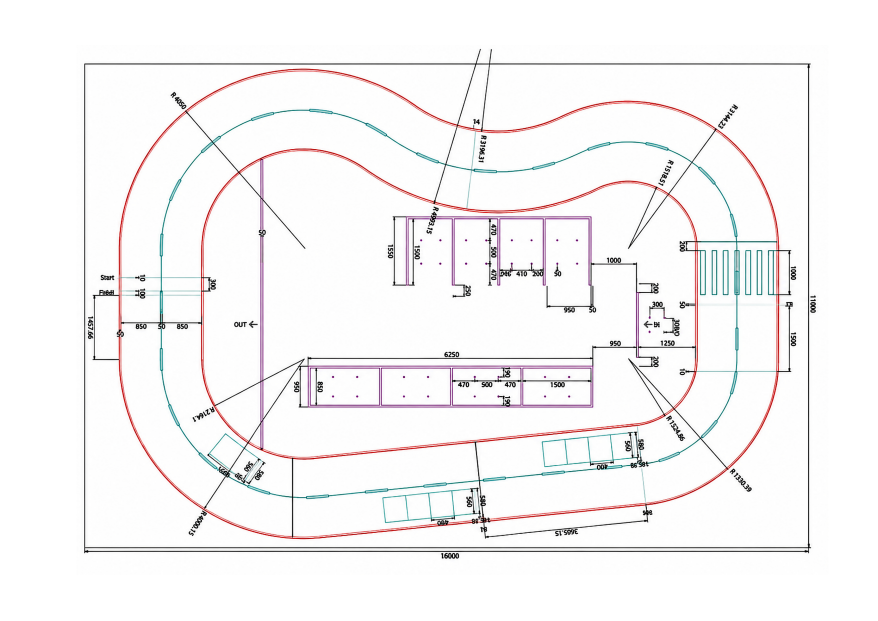
#> input picture demo/track/tools/drawing_ccw.png, 3509 x 2484 px (shown at 1/4 size)
$ python edge_repaint.py ../../../demo/track/tools/drawing_ccw.png out.png
#> lines starting #> are read from the running program, lines starting #| are printed output that depends on the picture; after the words box and inside, x2 and y2 are one past the last pixel; in counts of white or black regions, pixels touching at a corner belong together
"""Unity 바닥 그림(image.png)의 바깥 도로 경계 흰 선을 도면(drawing_ccw.png) 빨간 선 위치로 다시 그림.
실제 매트 실측(2026-11-22, 위 테두리~바깥 선 x≈5 m: 15 cm)이 도면과 일치 → 도면 기준.
나머지 그림(차선 점선, 주차칸 등)은 건드리지 않음. 다시 실행해도 결과는 거의 같음(이미 맞으면 변화 없음).
사용: python3 edge_repaint.py <입력 image.png> <출력 png>"""
import cv2, numpy as np, sys
from scipy.ndimage import map_coordinates, median_filter, gaussian_filter1d
DRAW = "/home/yeoeun/demo/track/tools/drawing_ccw.png"
CL = "/home/yeoeun/demo/track/lane2_centerline.csv"
X0, YT, YB, XR = 338.5, 255.0, 2205.0, 3234.0          # 도면 픽셀 ↔ 16×11 m 매트
PPM = 150
src = cv2.imread(sys.argv[1], cv2.IMREAD_UNCHANGED); H, W = src.shape[:2]
#> further down, src is the input picture: shape (2484, 3509, 3); mean B, G, R 245.4, 245, 246.5
#> after `H, W = src.shape[:2]`: H = 2484; W = 3509
xs = (np.arange(16 * PPM) + 0.5) / PPM; ys = 11 - (np.arange(11 * PPM) + 0.5) / PPM; X, Y = np.meshgrid(xs, ys)
d = cv2.remap(cv2.imread(DRAW), (X / 16 * (XR - X0) + X0).astype(np.float32), (YB - Y / 11 * (YB - YT)).astype(np.float32), cv2.INTER_LINEAR)
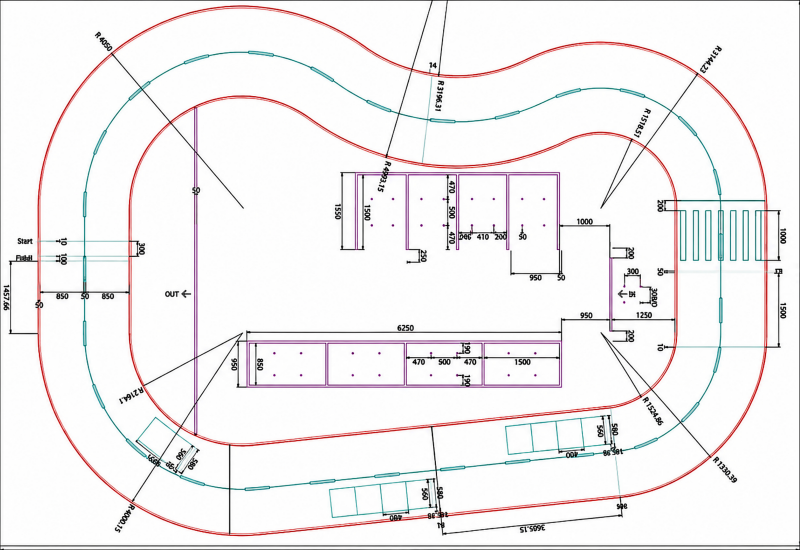
#> d: shape (1650, 2400, 3) (shown at 1/3 size); mean B, G, R 241.2, 240.6, 242.9
h = cv2.cvtColor(d, cv2.COLOR_BGR2HSV)
#> h: shape (1650, 2400, 3); mean H, S, V 18, 7.8, 244.3
red = (((h[..., 0] < 8) | (h[..., 0] > 165)) & (h[..., 1] > 90) & (h[..., 2] > 80)).astype(np.float32)
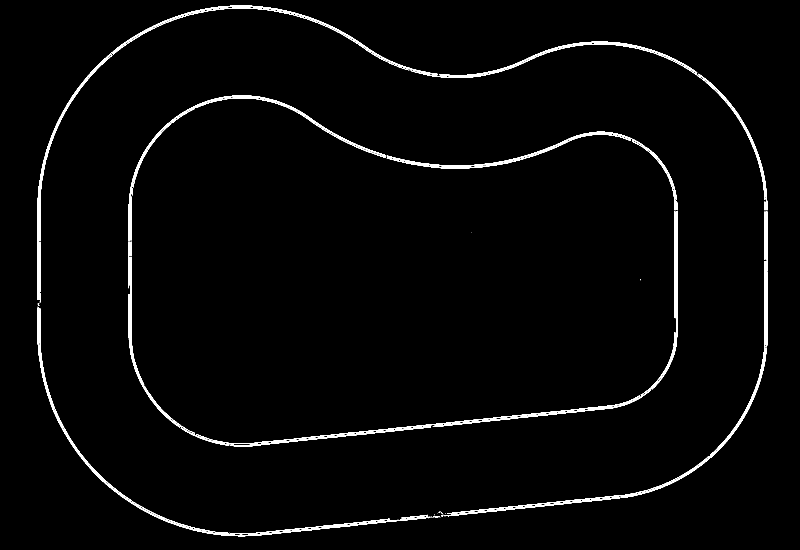
#> red: shape (1650, 2400) float32 (shown at 1/3 size); values 0 (black) and 1 (white), 1.7% white; 54 white regions (22 under 20 px), largest, box (x1, y1, x2, y2) and area: (542, 633, 2033, 1337) 9232, (112, 922, 1285, 1609) 8407, (112, 16, 1235, 900) 8406
T = cv2.resize(src[..., :3], (16 * PPM, 11 * PPM), interpolation=cv2.INTER_AREA); hs = cv2.cvtColor(T, cv2.COLOR_BGR2HSV)
#> after `T = cv2.resize(src[..., :3], (16 * PPM, 11 * PPM), interpolation=cv2.I`:
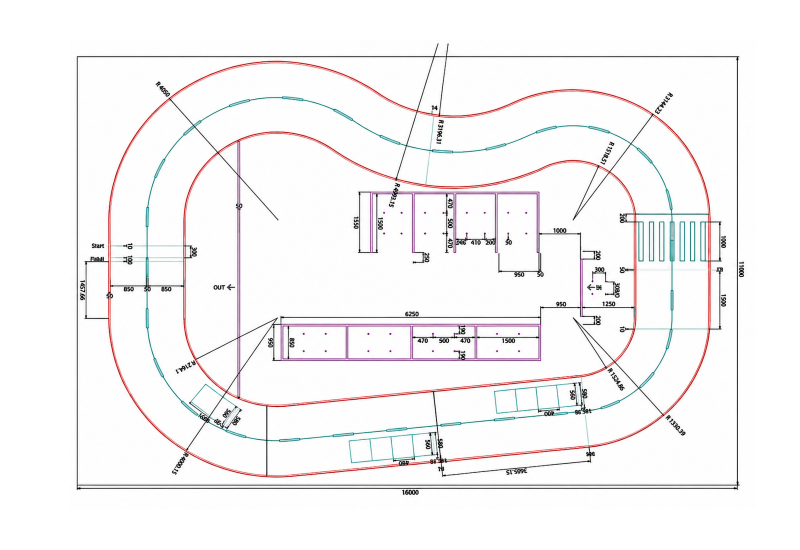
#> T: shape (1650, 2400, 3) (shown at 1/3 size); mean B, G, R 245.4, 245, 246.5
#> after `hs = cv2.cvtColor(T, cv2.COLOR_BGR2HSV)`: hs: shape (1650, 2400, 3); mean H, S, V 12.1, 5, 247.4
tw = ((hs[..., 2] > 190) & (hs[..., 1] < 50)).astype(np.float32)
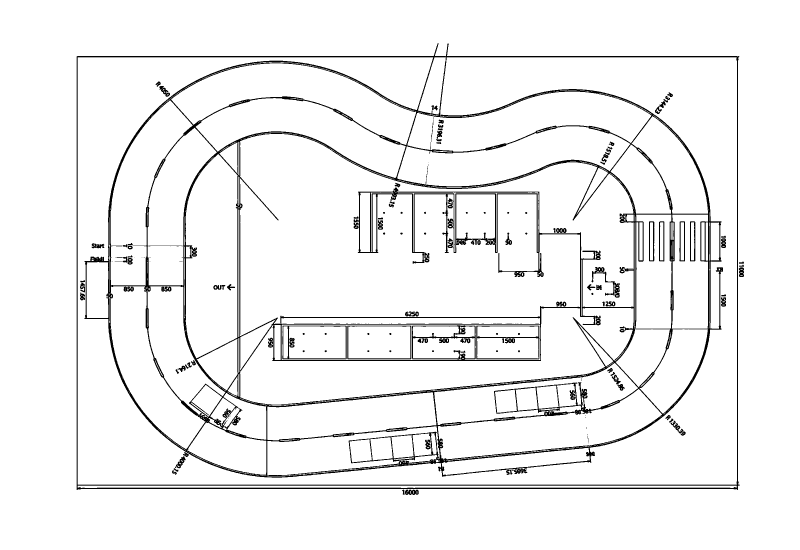
#> tw: shape (1650, 2400) float32 (shown at 1/3 size); values 0 (black) and 1 (white), 94.8% white; 160 black regions (25 under 20 px), largest, box (x1, y1, x2, y2) and area: (230, 130, 2219, 1470) 177044, (1429, 977, 1619, 1078) 2126, (847, 977, 1040, 1078) 1821
#> (the run stopped early here; a loop or call above may not have finished)
